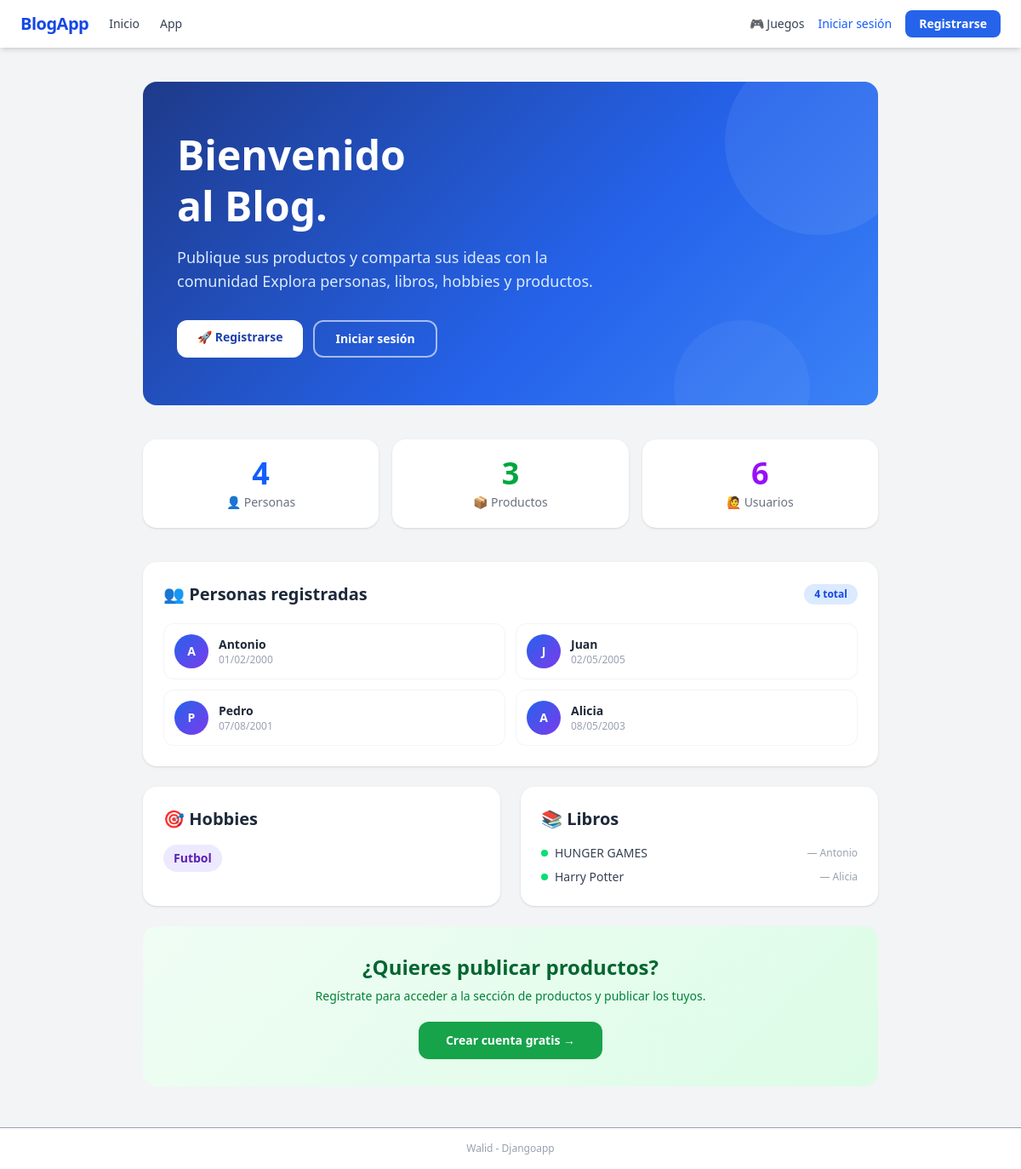
The page / on the database its author committed.
### djangoapp/models.py (models this page shows, shortened)
class Person(models.Model):
    name = models.CharField(max_length=50)
    birth = models.DateField()
    slug = models.SlugField()

class Hobby(models.Model):
    title = models.CharField(max_length=50)
    persons = models.ManyToManyField(Person)

class Book(models.Model):
    title = models.CharField(max_length=100)
    person = models.ForeignKey(Person, on_delete=models.CASCADE)

### djangoapp/views.py (the view)
# urls.py: 2. Add a URL to urlpatterns:  path('', views.home, name='home')
def home(request):
    from django.contrib.auth.models import User
    person_list = Person.objects.all()
    book_list = Book.objects.all()
    hobby_list = Hobby.objects.all()
    return render(request, "djangoapp/home.html", {
        'persons': person_list,
        'books': book_list,
        'hobbies': hobby_list,
        'product_count': Product.objects.count(),
        'user_count': User.objects.count(),
        'person_count': person_list.count(),
    })

### djangoapp/templates/djangoapp/home.html (shortened to what this page needs)
{% extends "base.html" %}
{% block content %}
<div class="rounded-2xl overflow-hidden mb-10 relative"
     style="background: linear-gradient(135deg, #1e3a8a 0%, #2563eb 60%, #3b82f6 100%); min-height: 260px;">
    <div class="px-10 py-14 relative z-10">
        <h1 class="text-5xl font-extrabold text-white mb-4 leading-tight">
            Bienvenido <br> al Blog.
        </h1>
        <p class="text-blue-100 text-lg mb-8 max-w-lg">
           Publique sus productos y comparta sus ideas con la comunidad
            Explora personas, libros, hobbies y productos.
        </p>
        <div class="flex gap-3 flex-wrap">
            {% if user.is_authenticated %}
                <a href="{% url 'djangoapp:products_list' %}"
                   style="background:#ffffff; color:#1e40af;"
                   class="px-6 py-2.5 rounded-xl font-bold text-sm hover:opacity-90 transition">
                    📦 Ver Productos
                </a>
                <a href="{% url 'djangoapp:app_page' %}"
                   style="border:2px solid rgba(255,255,255,0.6); color:#ffffff;"
                   class="px-6 py-2.5 rounded-xl font-bold text-sm hover:bg-white hover:bg-opacity-10 transition">
                    🗂 Explorar App
                </a>
            {% else %}
                <a href="{% url 'users:register' %}"
                   style="background:#ffffff; color:#1e40af;"
                   class="px-6 py-2.5 rounded-xl font-bold text-sm hover:opacity-90 transition">
                    🚀 Registrarse
                </a>
                <a href="{% url 'users:login' %}"
                   style="border:2px solid rgba(255,255,255,0.6); color:#ffffff;"
                   class="px-6 py-2.5 rounded-xl font-bold text-sm hover:bg-white hover:bg-opacity-10 transition">
                    Iniciar sesión
                </a>
            {% endif %}
        </div>
    </div>
    <div style="position:absolute; top:-40px; right:-40px; width:220px; height:220px;
                background:rgba(255,255,255,0.07); border-radius:50%;"></div>
    <div style="position:absolute; bottom:-60px; right:80px; width:160px; height:160px;
                background:rgba(255,255,255,0.05); border-radius:50%;"></div>
</div>
<div class="grid grid-cols-3 gap-4 mb-10">
    <div class="bg-white dark:bg-gray-800 rounded-2xl shadow p-5 text-center">
        <div class="text-4xl font-extrabold text-blue-600 mb-1">{{ person_count }}</div>
        <div class="text-sm text-gray-500 dark:text-gray-400 font-medium">👤 Personas</div>
    </div>
    <div class="bg-white dark:bg-gray-800 rounded-2xl shadow p-5 text-center">
        <div class="text-4xl font-extrabold text-green-600 mb-1">{{ product_count }}</div>
        <div class="text-sm text-gray-500 dark:text-gray-400 font-medium">📦 Productos</div>
    </div>
    <div class="bg-white dark:bg-gray-800 rounded-2xl shadow p-5 text-center">
        <div class="text-4xl font-extrabold text-purple-600 mb-1">{{ user_count }}</div>
        <div class="text-sm text-gray-500 dark:text-gray-400 font-medium">🙋 Usuarios</div>
    </div>
</div>
<div class="bg-white dark:bg-gray-800 rounded-2xl shadow p-6 mb-6">
    <div class="flex items-center justify-between mb-5">
        <h2 class="text-xl font-bold text-gray-800 dark:text-gray-100">👥 Personas registradas</h2>
        <span class="text-xs bg-blue-100 text-blue-700 dark:bg-blue-900 dark:text-blue-200 px-3 py-1 rounded-full font-semibold">
            {{ person_count }} total
        </span>
    </div>
    <div class="grid grid-cols-2 gap-3">
        {% for person in persons %}
        <a href="{% url 'djangoapp:person' slug=person.slug %}"
           class="flex items-center gap-3 p-3 rounded-xl border border-gray-100 dark:border-gray-700 hover:border-blue-300 hover:bg-blue-50 dark:hover:bg-gray-700 transition group">
            <div class="w-10 h-10 rounded-full flex items-center justify-center font-bold text-white text-sm flex-shrink-0"
                 style="background: linear-gradient(135deg, #2563eb, #7c3aed);">
                {{ person.name|first|upper }}
            </div>
            <div>
                <div class="font-semibold text-gray-800 dark:text-gray-100 group-hover:text-blue-600 text-sm transition">
                    {{ person.name }}
                </div>
                <div class="text-xs text-gray-400">{{ person.birth|date:"d/m/Y" }}</div>
            </div>
        </a>
        {% empty %}
        <p class="text-gray-400 text-sm col-span-2 text-center py-4">
            No hay personas aún. Añade una desde el
            <a href="/admin/" class="text-blue-500 hover:underline">panel admin</a>.
        </p>
        {% endfor %}
    </div>
</div>
<div class="grid grid-cols-2 gap-6 mb-6">
    <div class="bg-white dark:bg-gray-800 rounded-2xl shadow p-6">
        <h2 class="text-xl font-bold text-gray-800 dark:text-gray-100 mb-4">🎯 Hobbies</h2>
        <div class="flex flex-wrap gap-2">
            {% for hobby in hobbies %}
            <span class="px-3 py-1.5 rounded-full text-sm font-semibold"
                  style="background:#ede9fe; color:#5b21b6;">
                {{ hobby.title }}
            </span>
            {% empty %}
            <p class="text-gray-400 text-sm">No hay hobbies registrados.</p>
            {% endfor %}
        </div>
    </div>
    <div class="bg-white dark:bg-gray-800 rounded-2xl shadow p-6">
        <h2 class="text-xl font-bold text-gray-800 dark:text-gray-100 mb-4">📚 Libros</h2>
        <ul class="space-y-2">
            {% for book in books %}
            <li class="flex items-center gap-2 text-sm text-gray-700 dark:text-gray-300">
                <span class="w-2 h-2 rounded-full bg-green-400 flex-shrink-0"></span>
                <span class="font-medium">{{ book.title }}</span>
                <span class="text-gray-400 text-xs ml-auto">— {{ book.person.name }}</span>
            </li>
            {% empty %}
            <p class="text-gray-400 text-sm">No hay libros registrados.</p>
            {% endfor %}
        </ul>
    </div>
</div>
{% if not user.is_authenticated %}
<div class="rounded-2xl p-8 text-center"
     style="background: linear-gradient(135deg, #f0fdf4, #dcfce7);">
    <h3 class="text-2xl font-bold text-green-800 mb-2">¿Quieres publicar productos?</h3>
    <p class="text-green-700 mb-5 text-sm">Regístrate para acceder a la sección de productos y publicar los tuyos.</p>
    <a href="{% url 'users:register' %}"
       style="background:#16a34a; color:#ffffff;"
       class="px-8 py-3 rounded-xl font-bold text-sm hover:opacity-90 transition inline-block">
        Crear cuenta gratis →
    </a>
</div>
{% endif %}
{% endblock %}

### rows shown on the page
Person: name|first "A", name "Antonio", birth "01/02/2000"
Person: name|first "J", name "Juan", birth "02/05/2005"
Person: name|first "P", name "Pedro", birth "07/08/2001"
Person: name|first "A", name "Alicia", birth "08/05/2003"
Hobby: title "Futbol"
Book: title "HUNGER GAMES", person.name "Antonio"
Book: title "Harry Potter", person.name "Alicia"

### other values the page prints
{{ person_count }} "4"
{{ product_count }} "3"
{{ user_count }} "6"
